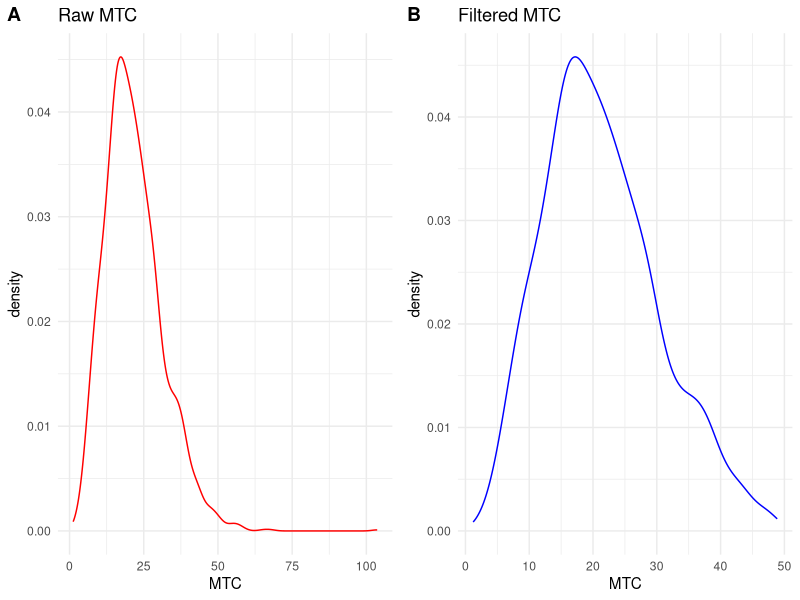
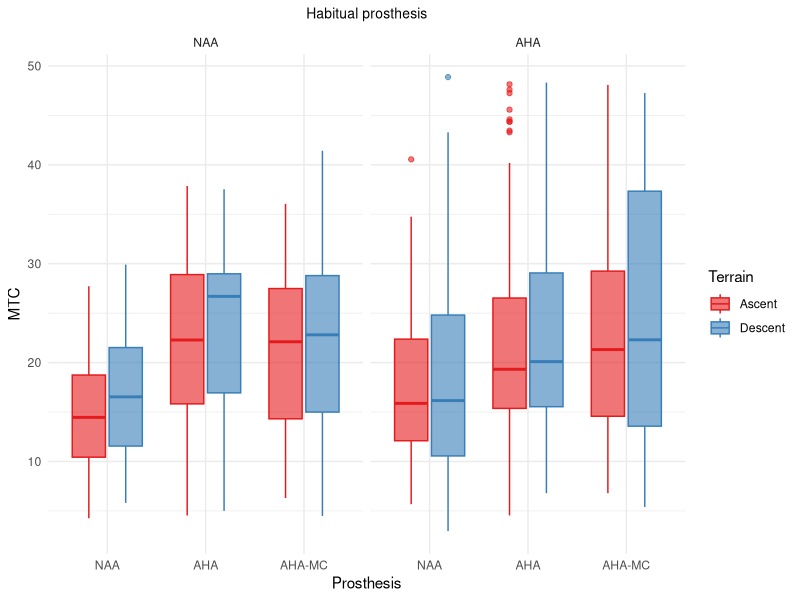
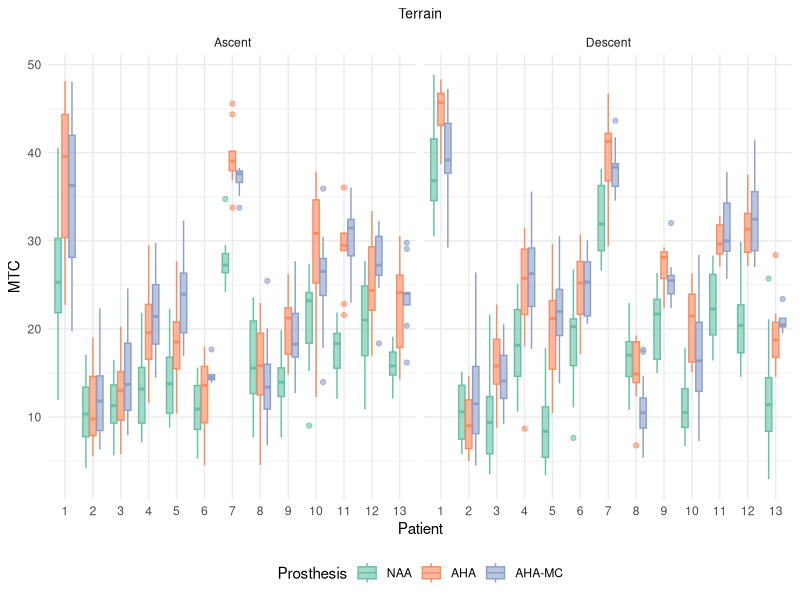
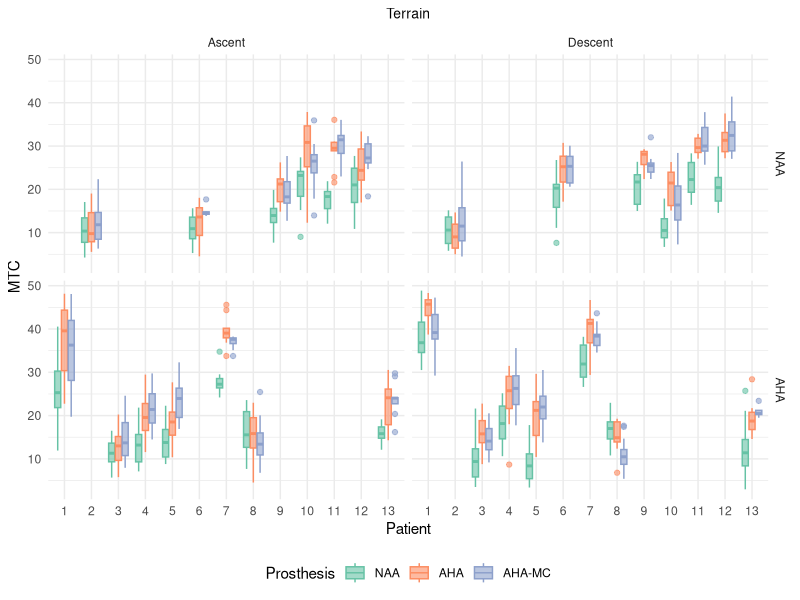
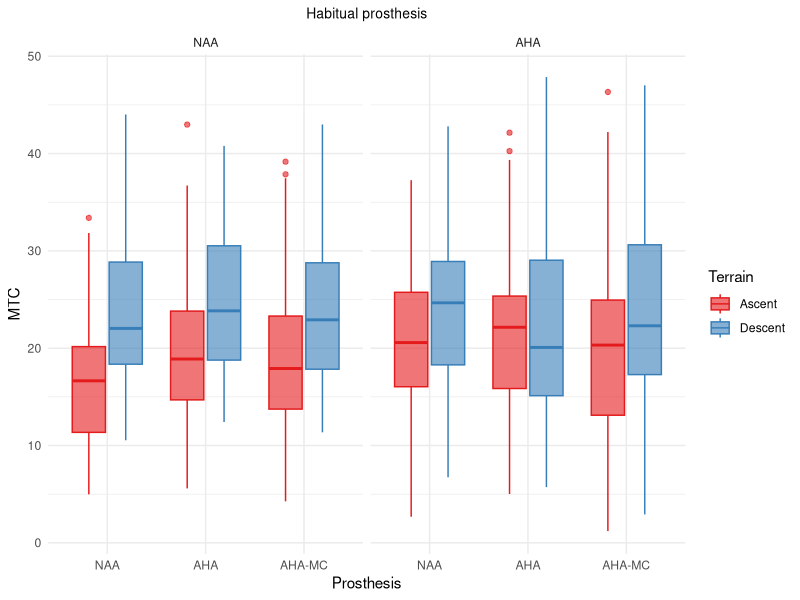
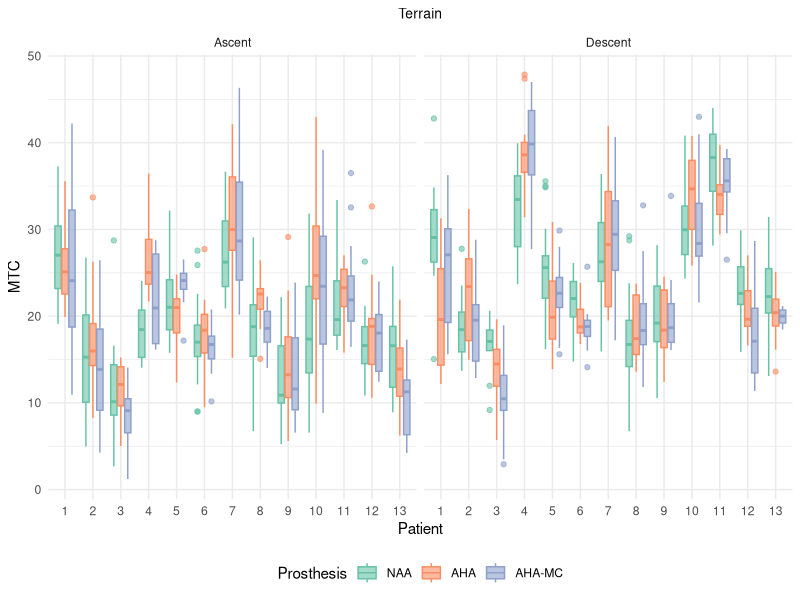
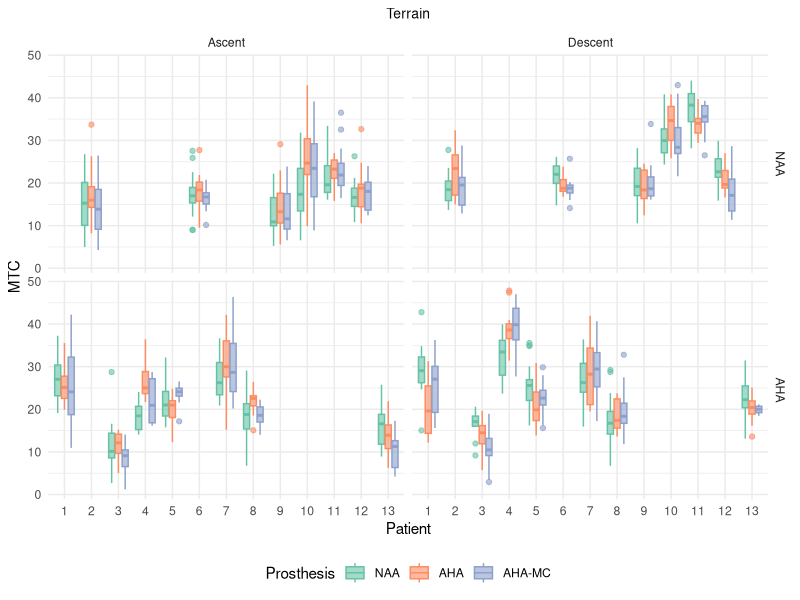
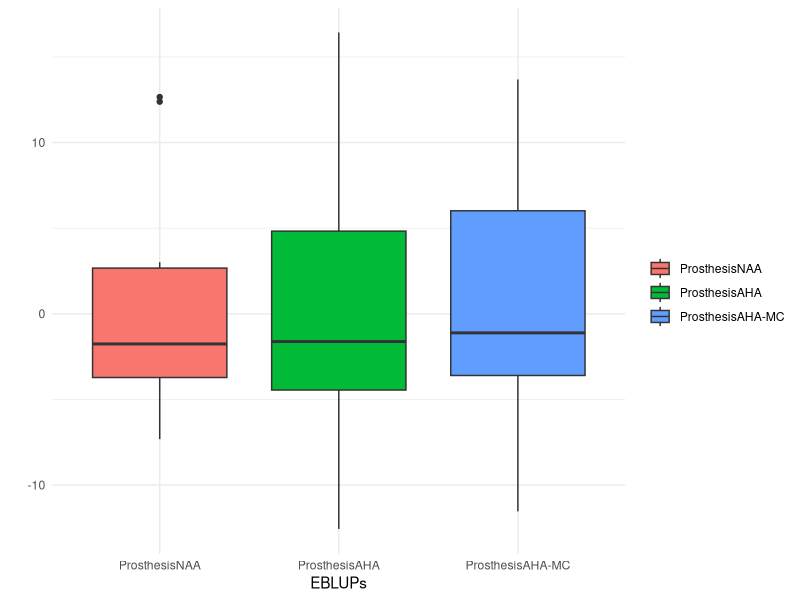

Recreate these plots in R, in order.
## ---- chunk 1
knitr::opts_chunk$set(echo = TRUE)
options(width=165)
## ---- chunk 2
library(dplyr)
library(ggplot2)
library(cowplot)
library(nlme)
library(emmeans)
## ---- chunk 3
MTCData<-read.csv("Gaby_V2.csv",  header=T)
head(MTCData)
## ---- chunk 4
names(MTCData)[2:6]<-c("Patient", "Prosthesis", "Terrain", 
                       "Habitual prosthesis", "Side")

for(i in 2:ncol(MTCData))
{MTCData[,i]<-factor(MTCData[,i])}

levels(MTCData$Prosthesis)<-c("NAA", "AHA", "AHA-MC")
levels(MTCData[,"Habitual prosthesis"])<-c("NAA", "AHA", "AHA")
levels(MTCData$Terrain)<-c("Ascent", "Descent")
levels(MTCData$Side)<-c("Amputee", "Sound")
## ---- chunk 5
summary(MTCData)
## ---- chunk 6
quantile(MTCData$MTC,probs = 0.99)
## ---- chunk 7
MTCData%>%
  filter(MTC < quantile(MTCData$MTC,probs = 0.99)) -> redData

MTCData%>%
  filter(MTC >= quantile(MTCData$MTC,probs = 0.99)) -> filteredData
## ---- chunk 8
table(filteredData$Prosthesis,filteredData$Patient) 
## ---- chunk 9
table(filteredData[,"Habitual prosthesis"],filteredData$Patient) 
## ---- chunk 10
table(filteredData$Terrain,filteredData$Patient) 
## ---- chunk 11
table(filteredData$Side,filteredData$Patient) 
## ---- chunk 12
summary(redData)
## ---- chunk 13
summary(redData$Patient)
## ---- chunk 14

g<-ggplot(MTCData, aes(x=MTC))+geom_density(color="red")+
  labs(title="Raw MTC")+theme_minimal()
gf<-ggplot(redData, aes(x=MTC))+geom_density(color="blue")+
  labs(title="Filtered MTC")+theme_minimal()

p<-plot_grid(g,gf,labels=c("A", "B"))
p
ggplot2::ggsave(p, file="densityMTC.png", height=5, width=7, dpi=450)

## ---- chunk 15
redDataAmp<-redData[redData$Side=="Amputee",]
g<-ggplot(redDataAmp, aes(x=Prosthesis, y=MTC, 
   fill=Terrain,color=Terrain))+geom_boxplot(alpha=0.6)+facet_grid(~get(
   'Habitual prosthesis'))+ labs(title="Habitual prosthesis")+theme_minimal()+
   scale_fill_brewer(palette = "Set1")+scale_color_brewer(palette = "Set1")+
   theme(plot.title=element_text(size=10, hjust = 0.5))
g
ggsave(g, file="BoxplotMTC.png", width=8.5, height=6, dpi=600)
## ---- chunk 16
g<-ggplot(redDataAmp, aes(x=Patient, y=MTC, 
    fill=Prosthesis, color=Prosthesis))+geom_boxplot(alpha=0.6)+
    facet_grid(~Terrain)+ labs(title="Terrain")+theme_minimal()+
    scale_fill_brewer(palette = "Set2")+scale_color_brewer(palette = "Set2")+
    theme(plot.title=element_text(size=10, hjust = 0.5), 
    legend.position = "bottom")
g

ggsave(g, file="BoxplotMTCPersona.png", width=8, height=6, dpi=600)
## ---- chunk 17
g<-g+facet_grid(get('Habitual prosthesis')~Terrain)
g
ggsave(g, file="BoxplotMTCPersona2.png", width=8, height=6, dpi=600)
## ---- chunk 18
redDataSound<-redData[redData$Side=="Sound",]
g<-ggplot(redDataSound, aes(x=Prosthesis, y=MTC, 
    fill=Terrain, color=Terrain))+geom_boxplot(alpha=0.6)+
    facet_grid(~get('Habitual prosthesis'))+
    labs(title="Habitual prosthesis")+theme_minimal()+
    scale_fill_brewer(palette = "Set1")+scale_color_brewer(palette = "Set1")+
    theme(plot.title=element_text(size=10, hjust = 0.5))
g
ggsave(g, file="BoxplotMTCSano.png", width=8, height=6, dpi=600)
## ---- chunk 19
g<-ggplot(redDataSound, aes(x=Patient, y=MTC, fill=Prosthesis,
    color=Prosthesis))+geom_boxplot(alpha=0.6)+facet_grid(~Terrain)+ labs(
    title="Terrain")+theme_minimal()+scale_fill_brewer(palette = "Set2")+
    scale_color_brewer(palette = "Set2")+theme(plot.title=element_text(size=10,
    hjust = 0.5), legend.position = "bottom")
g
ggsave(g, file="BoxplotMTCPersonaSano.png", width=8, height=6, dpi=600)

## ---- chunk 20
g<-g+facet_grid(get('Habitual prosthesis')~Terrain)
g
ggsave(g, file="BoxplotMTCPersonaSano2.png", width=8, height=6, dpi=600)
## ---- chunk 21
# only for lme using
names(redDataAmp)[5]<-paste(strsplit(names(redDataAmp)[5],split=" ")[[1]], collapse="_")
## ---- chunk 22
MTCModel<-lme(MTC~Terrain+Prosthesis+Habitual_prosthesis+Terrain:Prosthesis+Terrain:Habitual_prosthesis+Habitual_prosthesis:Prosthesis+Habitual_prosthesis:Terrain:Prosthesis, random=~1|Patient,method="REML", 
data=redDataAmp, control = list(opt = "optim"))
anova(MTCModel)
## ---- chunk 23
MTCModelRE<-lme(MTC~Terrain+Prosthesis+Habitual_prosthesis+Terrain:Prosthesis+Terrain:Habitual_prosthesis+Habitual_prosthesis:Prosthesis+Habitual_prosthesis:Terrain:Prosthesis, random=~Habitual_prosthesis-1|Patient,method="REML", 
data=redDataAmp, control = list(opt = "optim"))
anova(MTCModelRE)
## ---- chunk 24
anova(MTCModelRE, MTCModel)
## ---- chunk 25
MTCModelRE2<-lme(MTC~Terrain+Prosthesis+Habitual_prosthesis+Terrain:Prosthesis+Terrain:Habitual_prosthesis+Habitual_prosthesis:Prosthesis+Habitual_prosthesis:Terrain:Prosthesis, random=~Prosthesis-1|Patient,method="REML", 
data=redDataAmp, control = list(opt = "optim"))
anova(MTCModelRE2)
## ---- chunk 26
anova(MTCModelRE2, MTCModel)
## ---- chunk 27
MTCModelRE2CorRes<-lme(MTC~Terrain+Prosthesis+Habitual_prosthesis+Terrain:Prosthesis+Terrain:Habitual_prosthesis+Habitual_prosthesis:Prosthesis+Habitual_prosthesis:Terrain:Prosthesis,    random=~Prosthesis-1|Patient,method="REML", 
data=redDataAmp, control = list(opt = "optim"), weights=varIdent(form=~1|Habitual_prosthesis))
anova(MTCModelRE2CorRes, MTCModelRE2)
## ---- chunk 28
MTCModelRE2REML<-lme(MTC~Terrain+Prosthesis+Habitual_prosthesis+Terrain:Prosthesis+Terrain:Habitual_prosthesis+Habitual_prosthesis:Prosthesis+Terrain:Habitual_prosthesis:Prosthesis,    random=~Prosthesis-1|Patient,method="ML",
data=redDataAmp, control = list(opt = "optim"))
## ---- chunk 29
anova(MTCModelRE2REML)
## ---- chunk 30
MTCModelRE2RedML<-lme(MTC~Terrain+Prosthesis+Habitual_prosthesis+Terrain:Prosthesis, random=~Prosthesis-1|Patient,method="ML", 
data=redDataAmp, control = list(opt = "optim"))
## ---- chunk 31
stat<- (-2*logLik(MTCModelRE2RedML, REML=FALSE)+2*logLik(MTCModelRE2REML, REML=FALSE))[1]
stat
pval<-pchisq(stat,df=5,lower.tail=FALSE)
pval
## ---- chunk 32
anova(MTCModelRE2RedML)
## ---- chunk 33
MTCModelRE2RedML2<-lme(MTC~Terrain+Prosthesis, random=~Prosthesis-1|Patient,method="ML", 
data=redDataAmp, control = list(opt = "optim"))
## ---- chunk 34
stat<- (-2*logLik(MTCModelRE2RedML2, REML=FALSE)+2*logLik(MTCModelRE2RedML, REML=FALSE))[1]
stat
pval<-pchisq(stat,df=3,lower.tail=FALSE)
pval
## ---- chunk 35
anova(MTCModelRE2RedML2)
## ---- chunk 36
FinalModel<-lme(MTC~Terrain+Prosthesis, random=~Prosthesis-1|Patient,method="REML", data=redDataAmp, control = list(opt = "optim"))
## ---- chunk 37
EBLUPs<-ranef(FinalModel)
apply(EBLUPs,2, shapiro.test)
## ---- chunk 38
g<-ggplot(reshape2::melt(EBLUPs), aes(x=variable, y=value, fill=variable))+
  geom_boxplot()+theme(legend.position = "None")+theme_minimal()+labs(x="EBLUPs",y="",fill="")
g
ggsave(g,file="boxplotEBLUPsAmp.jpeg", width = 7, height = 5)
## ---- chunk 39
PearsonRes<-resid(FinalModel, type="pearson")
fittedValues<-predict(FinalModel)
df<-data.frame(redDataAmp,PearsonRes, fittedValues)
a<-ggplot(df, aes(sample=PearsonRes))+geom_qq()+geom_abline(slope=1, intercept=0)+labs(y="Pearson's residuals", x="Theoretical values")+theme(legend.position = "none")+theme_minimal()
b<-ggplot(df, aes(x=fittedValues,y=PearsonRes))+geom_point()+geom_hline(yintercept = 0)+labs(y="Pearson's residuals", x="Predicted values")+theme_minimal()
g<-plot_grid(a,b, nrow=1, labels=c("A", "B"), rel_widths = c(0.8, 1.2))
g
ggplot2::ggsave(g, file="ResidAmp.jpeg", width = 7, height = 5, unit="in", dpi=500)
## ---- chunk 40
df$MargResid<-resid(FinalModel, type="response")
a<-ggplot(df, aes(y=MargResid,x=Prosthesis, fill=Prosthesis))+
  geom_boxplot()+labs(x="Marginal residuals")+theme_minimal()+
  scale_fill_brewer(palette = "Set1")
b<-ggplot(df, aes(y=MargResid,x=Habitual_prosthesis, fill=Habitual_prosthesis))+
  geom_boxplot()+labs(x="Marginal residuals")+theme_minimal()+
  scale_fill_brewer(palette = "Set2")
d<-ggplot(df, aes(y=MargResid,x=Terrain, fill=Terrain))+geom_boxplot()+
  labs(x="Marginal residuals")+theme_minimal()+
  scale_fill_brewer(palette = "Set3")
plot_grid(a,b,d, nrow=1, labels=c("A", "B", "C"))
## ---- chunk 41
summary(FinalModel)
## ---- chunk 42
VarCorr(FinalModel)
ICC=round(sum(as.numeric(VarCorr(FinalModel)[1:3,1]))/sum(as.numeric(VarCorr(FinalModel)[,1]))*100,3)
ICC
## ---- chunk 43
emm<-emmeans(FinalModel, specs = ~ Terrain + Prosthesis)
emm
## ---- chunk 44
g<-emmip(FinalModel, ~ Terrain, CIs = TRUE)+   theme(axis.text.x = element_text(angle =90))+theme_minimal()
g
ggsave(g, file="emmeansAmpTerr.jpeg", height = 6, width=8)
## ---- chunk 45
g<-emmip(FinalModel, ~Prosthesis, CIs = TRUE)+
    theme(axis.text.x = element_text(angle = 90))+theme_minimal()
g
## ---- chunk 46
pairs(lsmeans(emm, ~ Terrain))
## ---- chunk 47
lsmeans(emm, ~ Terrain)
## ---- chunk 48
pairs(lsmeans(emm, ~Prosthesis))
## ---- chunk 49
lsmeans(emm, ~Prosthesis)
## ---- chunk 50
# only for lme using
names(redDataSound)[5]<-paste(strsplit(names(redDataSound)[5],split=" ")[[1]], collapse="_")
## ---- chunk 51
MTCModel<-lme(MTC~Terrain+Prosthesis+Habitual_prosthesis+Terrain:Prosthesis+Terrain:Habitual_prosthesis+Habitual_prosthesis:Prosthesis+Habitual_prosthesis:Terrain:Prosthesis, random=~1|Patient,method="REML", 
data=redDataSound, control = list(opt = "optim"))
anova(MTCModel)
## ---- chunk 52
MTCModelRE<-lme(MTC~Terrain+Prosthesis+Habitual_prosthesis+Terrain:Prosthesis+Terrain:Habitual_prosthesis+Habitual_prosthesis:Prosthesis+Habitual_prosthesis:Terrain:Prosthesis, random=~Habitual_prosthesis-1|Patient,method="REML", 
data=redDataSound, control = list(opt = "optim"))
anova(MTCModelRE)
## ---- chunk 53
anova(MTCModelRE, MTCModel)
## ---- chunk 54
MTCModelRE2<-lme(MTC~Terrain+Prosthesis+Habitual_prosthesis+Terrain:Prosthesis+Terrain:Habitual_prosthesis+Habitual_prosthesis:Prosthesis+Habitual_prosthesis:Terrain:Prosthesis, random=~Terrain-1|Patient,method="REML", 
data=redDataSound, control = list(opt = "optim"))
anova(MTCModelRE2)
## ---- chunk 55
anova(MTCModelRE2, MTCModel)
## ---- chunk 56
MTCModelRE2CorRes<-lme(MTC~Terrain+Prosthesis+Habitual_prosthesis+Terrain:Prosthesis+Terrain:Habitual_prosthesis+Habitual_prosthesis:Prosthesis+Habitual_prosthesis:Terrain:Prosthesis,    random=~Terrain-1|Patient,method="REML", 
data=redDataSound, control = list(opt = "optim"), weights=varIdent(form=~1|Habitual_prosthesis))
anova(MTCModelRE2CorRes, MTCModelRE2)
## ---- chunk 57
MTCModelRE2REML<-lme(MTC~Terrain+Prosthesis+Habitual_prosthesis+Terrain:Prosthesis+Terrain:Habitual_prosthesis+Habitual_prosthesis:Prosthesis+Terrain:Habitual_prosthesis:Prosthesis,    random=~Terrain-1|Patient,method="ML",
data=redDataSound, control = list(opt = "optim"))
## ---- chunk 58
anova(MTCModelRE2REML)
## ---- chunk 59
MTCModelRE2RedML<-lme(MTC~Terrain+Prosthesis+Habitual_prosthesis+Terrain:Prosthesis, random=~Terrain-1|Patient,method="ML", 
data=redDataSound, control = list(opt = "optim"))
## ---- chunk 60
stat<- (-2*logLik(MTCModelRE2RedML, REML=FALSE)+2*logLik(MTCModelRE2REML, REML=FALSE))[1]
stat
pval<-pchisq(stat,df=5,lower.tail=FALSE)
pval
## ---- chunk 61
anova(MTCModelRE2RedML)
## ---- chunk 62
MTCModelRE2RedML2<-lme(MTC~Terrain+Prosthesis+Terrain:Prosthesis, random=~Terrain-1|Patient,method="ML",
data=redDataSound, control = list(opt = "optim"))
## ---- chunk 63
stat<- (-2*logLik(MTCModelRE2RedML2, REML=FALSE)+2*logLik(MTCModelRE2RedML, REML=FALSE))[1]
stat
pval<-pchisq(stat,df=1,lower.tail=FALSE)
pval
## ---- chunk 64
anova(MTCModelRE2RedML2)
## ---- chunk 65
FinalModel<-lme(MTC~Terrain+Prosthesis+Terrain:Prosthesis, random=~Terrain-1|Patient,method="REML", data=redDataSound, control = list(opt = "optim"))
## ---- chunk 66
EBLUPs<-ranef(FinalModel)
apply(EBLUPs,2, shapiro.test)
## ---- chunk 67
g<-ggplot(reshape2::melt(EBLUPs), aes(x=variable, y=value, fill=variable))+
  geom_boxplot()+theme(legend.position = "None")+theme_minimal()+labs(x="EBLUPs",y="",fill="")
g
ggsave(g,file="boxplotEBLUPsSano.jpeg", width = 7, height = 5)
## ---- chunk 68
PearsonRes<-resid(FinalModel, type="pearson")
fittedValues<-predict(FinalModel)
df<-data.frame(redDataSound,PearsonRes, fittedValues)
a<-ggplot(df, aes(sample=PearsonRes))+geom_qq()+geom_abline(slope=1, intercept=0)+labs(y="Pearson's residuals", x="Theoretical values")+theme(legend.position = "none")+theme_minimal()
b<-ggplot(df, aes(x=fittedValues,y=PearsonRes))+geom_point()+geom_hline(yintercept = 0)+labs(y="Pearson's residuals", x="Predicted values")+theme_minimal()
g<-plot_grid(a,b, nrow=1, labels=c("A", "B"), rel_widths = c(0.8, 1.2))
g
ggplot2::ggsave(g, file="ResidSano.jpeg", width = 7, height = 5, unit="in", dpi=500)
## ---- chunk 69
df$MargResid<-resid(FinalModel, type="response")
a<-ggplot(df, aes(y=MargResid,x=Prosthesis, fill=Prosthesis))+
  geom_boxplot()+labs(x="Marginal residuals")+theme_minimal()+
  scale_fill_brewer(palette = "Set1")
b<-ggplot(df, aes(y=MargResid,x=Habitual_prosthesis, fill=Habitual_prosthesis))+
  geom_boxplot()+labs(x="Marginal residuals")+theme_minimal()+
  scale_fill_brewer(palette = "Set2")
d<-ggplot(df, aes(y=MargResid,x=Terrain, fill=Terrain))+geom_boxplot()+
  labs(x="Marginal residuals")+theme_minimal()+
  scale_fill_brewer(palette = "Set3")
plot_grid(a,b,d, nrow=1, labels=c("A", "B", "C"))
## ---- chunk 70
summary(FinalModel)
## ---- chunk 71
VarCorr(FinalModel)
ICC=round(sum(as.numeric(VarCorr(FinalModel)[1:2,1]))/sum(as.numeric(VarCorr(FinalModel)[,1]))*100,3)
ICC
## ---- chunk 72
emm<-emmeans(FinalModel, specs = ~ Terrain+Prosthesis)
emm
## ---- chunk 73
g<-emmip(FinalModel, ~ Prosthesis|Terrain, CIs = TRUE)+   theme(axis.text.x = element_text(angle =90))+theme_minimal()
g
ggsave(g, file="emmeansSanoTerr.jpeg", height = 6, width=8)
## ---- chunk 74
pairs(lsmeans(emm, ~Prosthesis|Terrain))
## ---- chunk 75
lsmeans(emm, ~Prosthesis|Terrain)
